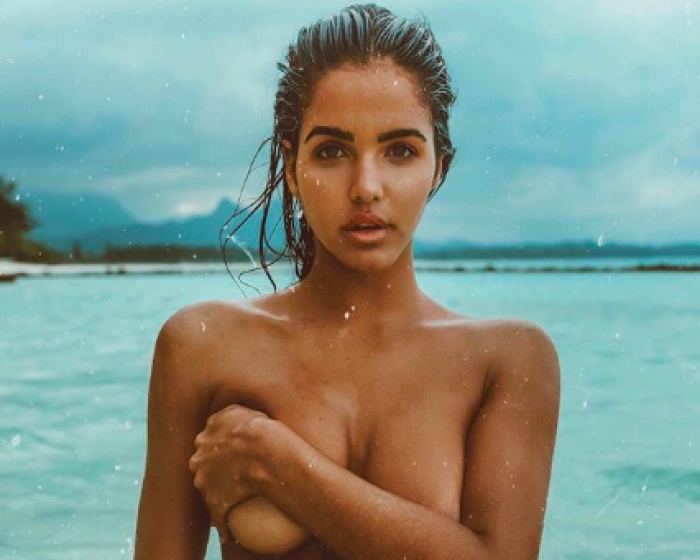
#> input picture julia.png, 700 x 560 px
$ python imageprocess.py
#> lines starting #> are read from the running program, lines starting #| are printed output that depends on the picture
from PIL import Image
im = Image.open("julia.png")
#> im is the input picture: PIL image 700x560 RGBA; mean R, G, B, A 132.6, 150.9, 140.1, 255
width, height = im.size
#> width = 700; height = 560
if (width != height):
    if width <= height:
        smaller = width
    else:
        smaller = height
#> smaller = 560

(left, upper, right, lower) = (0, 0, smaller, smaller)
#> left = 0; upper = 0; right = 560; lower = 560
im_crop = im.crop((left, upper, right, lower))
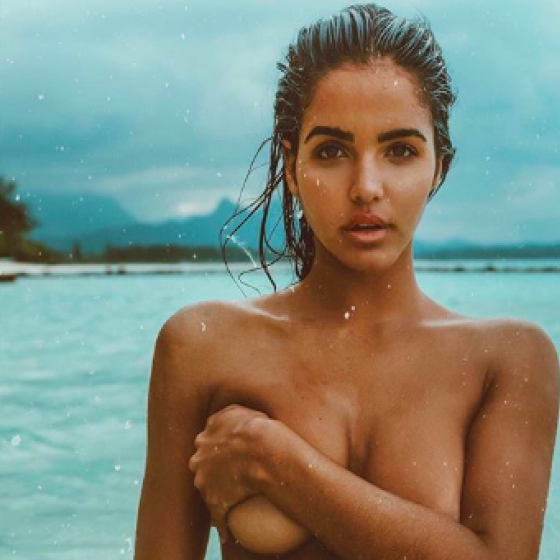
#> im_crop: PIL image 560x560 RGBA; mean R, G, B, A 131.5, 139.5, 125.8, 255
im_crop.show()
